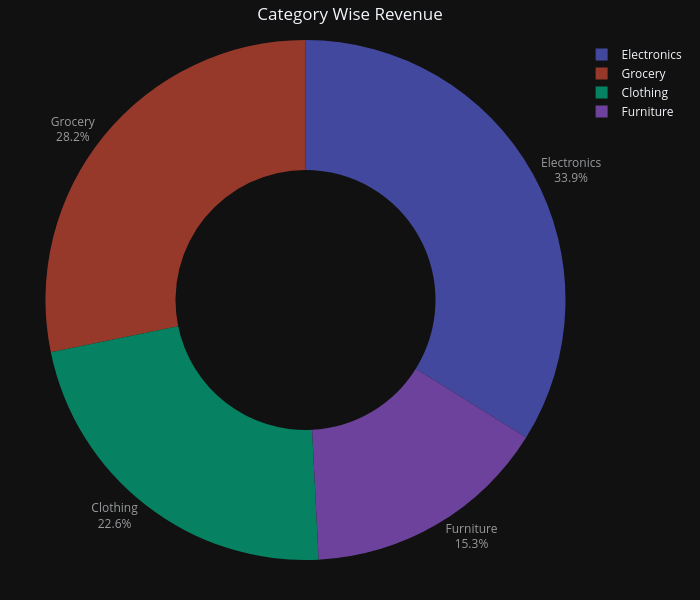

Source (notebook cell):
### Code cell
df5 = pd.DataFrame({
    "Category": ["Electronics", "Clothing", "Grocery", "Furniture"],
    "Revenue": [420, 280, 350, 190]
})

fig = go.Figure()

fig.add_trace(
    go.Pie(
        labels=df5["Category"],
        values=df5["Revenue"],
        hole=0.5
    )
)

fig.update_layout(
    title="Category Wise Revenue",
    width=700,
    height=600,
    template="plotly_dark",
    margin=dict(l=40,r=40,t=40,b=40),
    title_x=0.5
)

fig.update_traces(
    opacity=0.6,
    text=df5["Category"],
    textposition="outside"
)

fig.show()

### Figure 1 — Plotly figure (JSON) as saved in the notebook; plotly's stock layout.template omitted (floating-point values rounded to 4 significant figures)
{"data": [{"hole": 0.5, "labels": ["Electronics", "Clothing", "Grocery", "Furniture"], "opacity": 0.6, "text": ["Electronics", "Clothing", "Grocery", "Furniture"], "textposition": "outside", "type": "pie", "values": [420, 280, 350, 190]}], "layout": {"height": 600, "margin": {"b": 40, "l": 40, "r": 40, "t": 40}, "title": {"text": "Category Wise Revenue", "x": 0.5}, "width": 700}}
